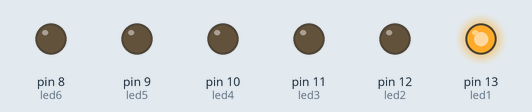
This sketch was run on a simulated Arduino Uno, built with avr-gcc and run on an emulated ATmega328P. Parts: output pins drawn as LEDs (lit = HIGH).

Above: at 0.2 s.
At 1.7 s:
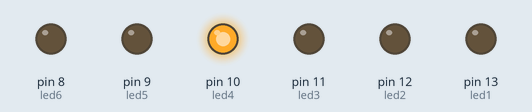
At 2.7 s:
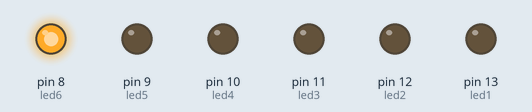
At 3.2 s:
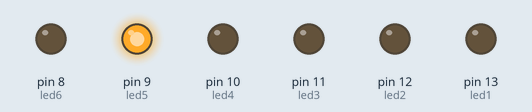
At 4.7 s:
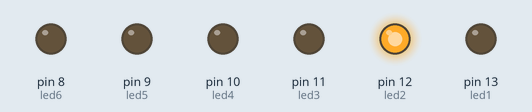
At 6.7 s:
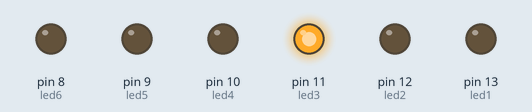
Timing chart, 0 to 7.2 s (numbered marks = the images above):
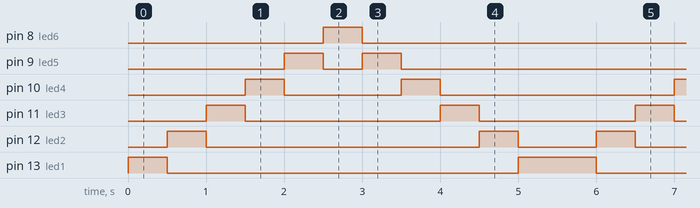

The sketch:

Serie.ino
```cpp
int led1=13;
int led2=12;
int led3=11;
int led4=10;
int led5=9;
int led6=8;
int del = 500;

void setup() {
  // put your setup code here, to run once:
  pinMode (led1, OUTPUT);
  pinMode (led2, OUTPUT);
  pinMode (led3, OUTPUT);
  pinMode (led4, OUTPUT);
  pinMode (led5, OUTPUT);
  pinMode (led6, OUTPUT);


}

void loop() {
  // put your main code here, to run repeatedly
  for(int i=0; i<4; i++ ){

     digitalWrite(led1, HIGH);
     delay(del);
     digitalWrite(led1, LOW);

     digitalWrite(led2, HIGH);
     delay(del);
     digitalWrite(led2, LOW);

     digitalWrite(led3, HIGH);
     delay(del);
     digitalWrite(led3, LOW);

     digitalWrite(led4, HIGH);
     delay(del);
     digitalWrite(led4, LOW);

     digitalWrite(led5, HIGH);
     delay(del);
     digitalWrite(led5, LOW);

     digitalWrite(led6, HIGH);
     delay(del);
     digitalWrite(led6, LOW);

     digitalWrite(led5, HIGH);
     delay(del);
     digitalWrite(led5, LOW);

     digitalWrite(led4, HIGH);
     delay(del);
     digitalWrite(led4, LOW);

     digitalWrite(led3, HIGH);
     delay(del);
     digitalWrite(led3, LOW);

     digitalWrite(led2, HIGH);
     delay(del);
     digitalWrite(led2, LOW);

     digitalWrite(led1, HIGH);
     delay(del);
     digitalWrite(led1, LOW);
  }

}
```

Measured:
- by itself, pin 8 (led6): alternates HIGH for 0.50 s and LOW for 5.0 s
- by itself, pin 9 (led5): repeats every 5.5 s: LOW 0.50 s, HIGH 0.50 s, LOW 4.0 s, HIGH 0.50 s
- by itself, pin 10 (led4): repeats every 5.5 s: LOW 1.5 s, HIGH 0.50 s, LOW 3.0 s, HIGH 0.50 s
- by itself, pin 11 (led3): repeats every 5.5 s: LOW 2.5 s, HIGH 0.50 s, LOW 2.0 s, HIGH 0.50 s
- by itself, pin 12 (led2): repeats every 5.5 s: LOW 3.5 s, HIGH 0.50 s, LOW 1.0 s, HIGH 0.50 s
- by itself, pin 13 (led1): repeats every 5.5 s: LOW 4.5 s, HIGH 1.0 s
